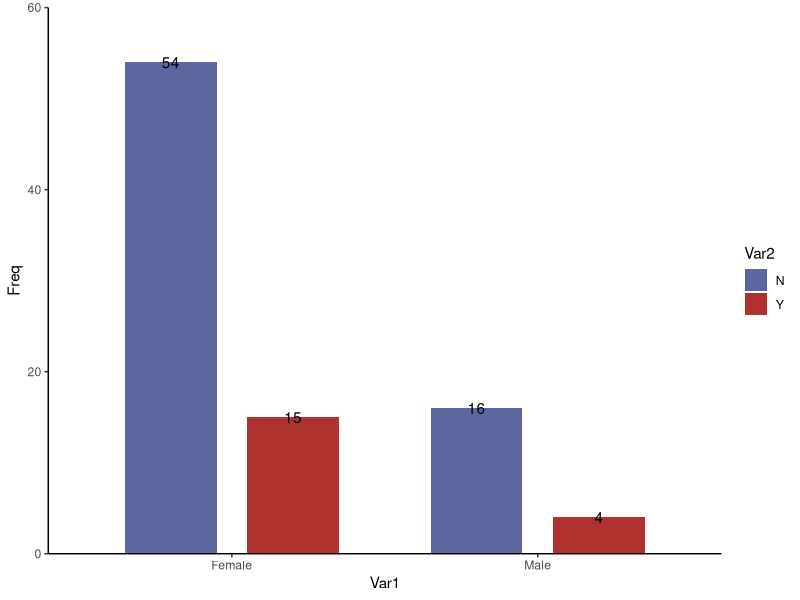

This chart was generated by the following R code: (Note: this script raises an error after producing the figure.)
library(dplyr)
library(ggplot2)

rm(list = ls())
data=read.csv("eFig 4a,4b,4c,4g,4h,4i.csv", header = F,row.names = NULL)
colnames(data)=data[1,];data=data[-1,];data[,7:ncol(data)] = lapply(data[,7:ncol(data)], as.numeric)

dat=data%>%filter(Group=="RA_A"|Group=="RA_B",`Drugs-HM`=="MTXLEF")
dat=dat[!is.na(dat$`Responder-HM`),]



gender=as.data.frame(table(dat$Gender,dat$`Responder-HM`))
ggplot(gender, aes(Var1, Freq, fill=Var2))+
  geom_bar(stat="identity", position = position_dodge(.8), width = .6)+
  geom_text(aes(label=Freq), position = position_dodge(.8))+
  scale_fill_manual(values = c("#5D669F","#AF322F"))+
  theme_classic()+
  scale_y_continuous(expand = c(0,0), limits = c(0,60), breaks=c(0,20,40,60))
ggsave("eFig 4a.pdf", width = 3.5, height = 3)



ggplot(dat, aes(`Responder-HM`, Age, fill=`Responder-HM`))+
  geom_violin(width=.6, alpha=.1)+
  geom_boxplot(width = .25, outlier.colour = NA, alpha=1, fill="white")+
  geom_jitter(shape=21, width=.1 , color="transparent")+
  scale_fill_manual(values = c("#5D669F","#AF322F"), name="")+
  theme_classic()+
  stat_compare_means(method="wilcox.test", label.y = 90, size=5)+
  scale_y_continuous(expand = c(0,0), limits = c(0,100), breaks=c(0,25,50,75,100))+
  theme(axis.text = element_text(color="black",size=15),
        axis.line = element_line(color="black"),
        axis.ticks =  element_line(color="black"),
        axis.title = element_text(color="black",size=15))
ggsave("eFig 4b.pdf", width = 3.5, height = 3)


dat[,8:ncol(dat)] = lapply(dat[,8:ncol(dat)], scale)
dat1=reshape2::melt(dat, id.vars=c(1,2,5), measure.vars=c(8:ncol(dat)))

ggplot(dat1, aes(variable, value, color=`Responder-HM`, fill=`Responder-HM`))+
  geom_boxplot(outlier.colour = NA, width=.5, alpha=.01, position = position_dodge(width = .7),color="black")+
  geom_jitter(position = position_jitterdodge(jitter.width = .15, dodge.width = .7), alpha=1)+
  stat_compare_means(label="p.signif",method="wilcox.test", label.y = 5.2,size=5)+
  scale_color_manual(values = c("#5D669F","#AF322F"), name="")+ 
  scale_fill_manual(values = c("#5D669F","#AF322F"), name="")+
  coord_cartesian(ylim=c(-2.5,5.5))+
  theme_classic()+
  labs(x="",y="Scaled value")+
  theme(axis.text = element_text(color="black",size=15),
        axis.line = element_line(color="black"),
        axis.ticks =  element_line(color="black"),
        axis.title = element_text(color="black",size=15))
ggsave("eFig 4c.pdf", width = 4.5, height = 3)